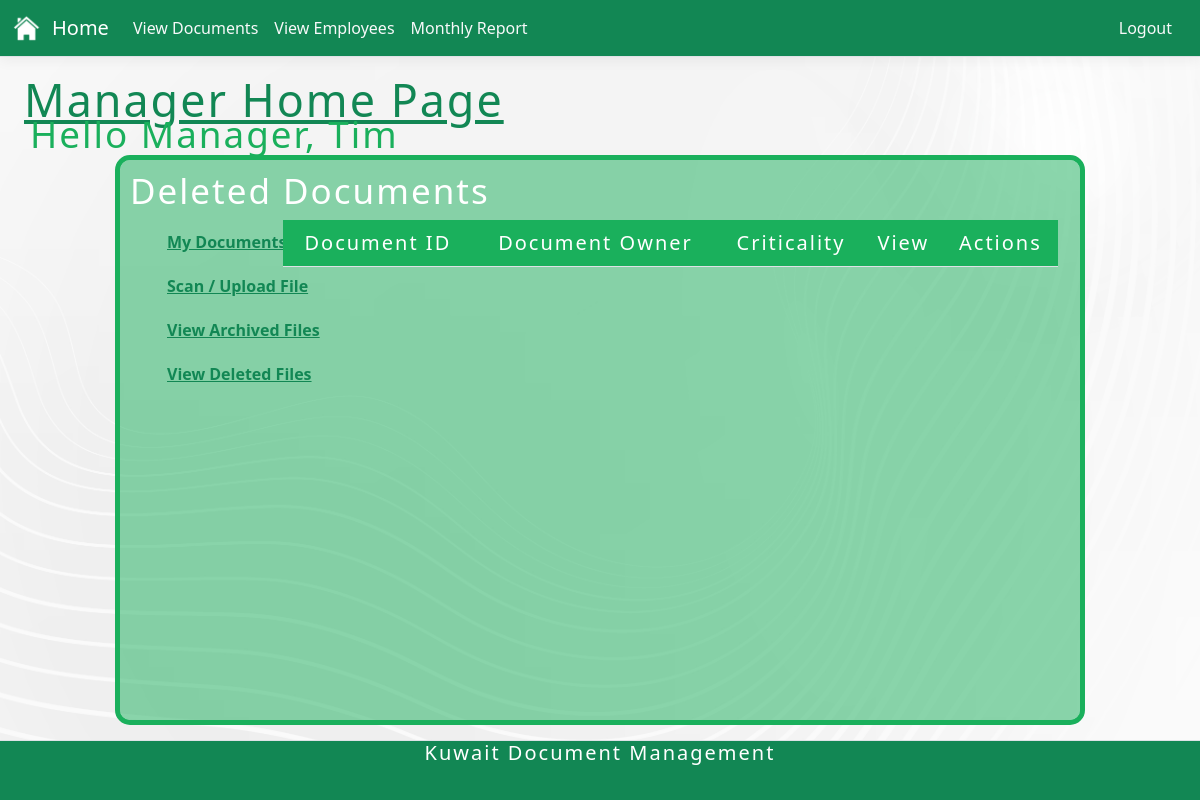
The app's page /Group31/managerDel.php (signed in), older data.
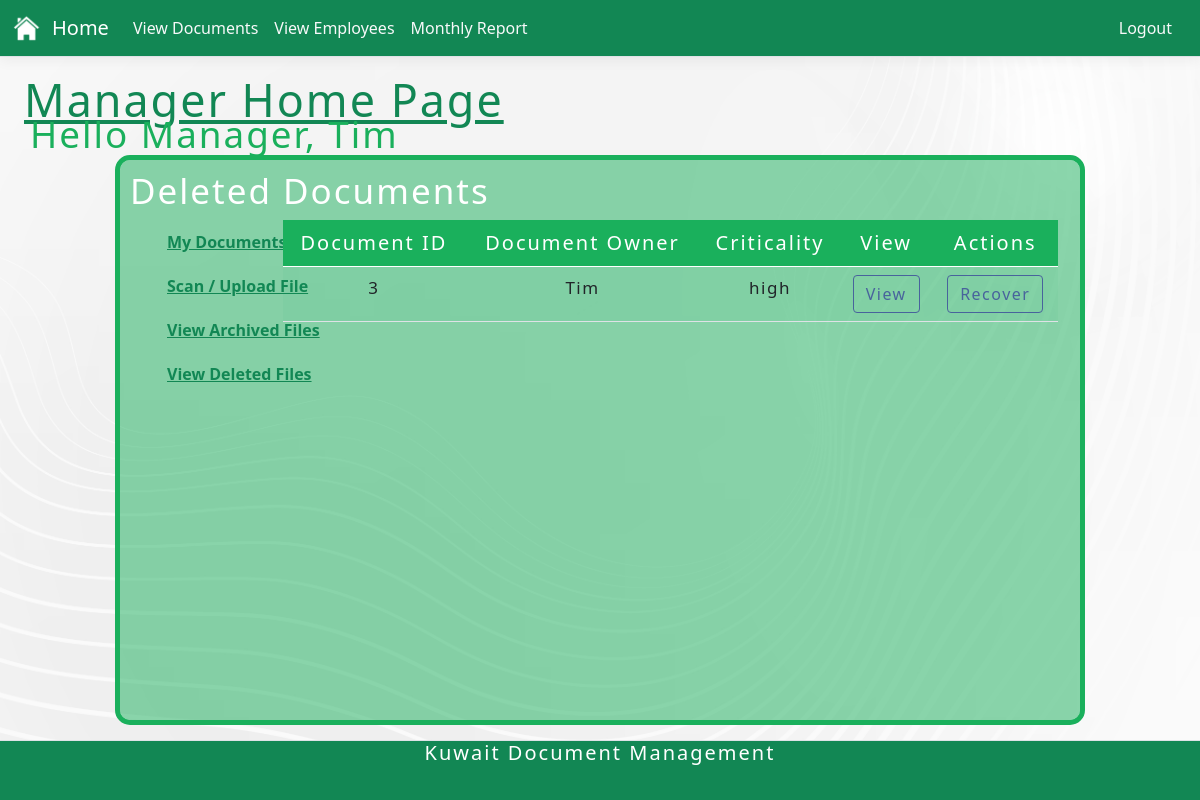
The same page, newer data.
### tables this page shows
CREATE TABLE "documents" (
	"docID"	INTEGER NOT NULL,
	"owner"	TEXT NOT NULL,
	"criticality"	TEXT NOT NULL,
	"viewers"	INTEGER,
	"archive"	TEXT,
	"deleted"	TEXT,
	PRIMARY KEY("docID")
);

### Group31/managerDel.php (the view, shortened to what this page needs)
<?php require("managerNAV.php");
$name = $_SESSION['name'];
function getDoc (){
    $db = new SQLITE3('..\\Database\\Kuwaitt.db');
    $sql = "SELECT * FROM documents WHERE deleted = 'yes'";
    $stmt = $db->prepare($sql);
    $stmt->bindParam(':id', $_SESSION['id'] , SQLITE3_TEXT);
    $result = $stmt->execute();
    while ($row = $result->fetchArray()){
        $arrayResult [] = $row;
    }
    return $arrayResult;
}
$document = getDoc();
?>
<!DOCTYPE html>
<html lang="en">
<head>
</head>
<body>
    <h1 class="pagefont"><u>Manager Home Page</u></h1>
    <h2 class="greetingUser">Hello Manager, <?php echo $name ?></h2>
    <nav class="box3">
        <h2 class="documentfont">Deleted Documents</h2>
        <div class="column1">
            <ul>
                <li><a class="sideBarfont" href="managerIndex.php"><b>My Documents</b></a></li>
                <li><a class="sideBarfont" href="managerUpload.php"><b>Scan / Upload File</b></a></li>
                <li><a class="sideBarfont" href="managerArch.php"><b>View Archived Files</b></a></li>
                <li><a class="sideBarfont" href="managerDel.php"><b>View Deleted Files</b></a></li>
            </ul>
        </div>
        <div class="row">
            <div class="col">
                <table class="table table-hover">
                    <thead class="theadColour">
                        <td style="text-align: center;">Document ID</td>
                        <td style="text-align: center;">Document Owner</td>
                        <td style="text-align: center;">Criticality</td>
                        <td style="text-align: center;">View</td>
                        <td style="text-align: center;">Actions</td>
                    </thead>
                    <?php
                    for ($i = 0; $i < count($document); $i++) :
                    ?>
                        <tr>
                            <td class="tbContents"><?php echo $document[$i]['docID'] ?></td>
                            <td class="tbContents"><?php echo $document[$i]['owner'] ?></td>
                            <td class="tbContents"><?php echo $document[$i]['criticality'] ?></td>
                            <td class="tbContents"><a href="adminViewdoc.php?uid=<?php echo $document[$i]['docID']; ?>" class="btn btn-action">View</a></td>
                            <td class="tbContents"><a href="recover.php?uid=<?php echo $document[$i]['docID']; ?>" class="btn btn-action">Recover</a></td>
                        </tr>
                    <?php endfor; ?>
                </table>
            </div>
        </div>
    </nav>
</body>
</html>
<?php require("footer.php"); ?>

Row changes from the older to the newer data that the page shows:
added documents: docID "3", owner "Tim", criticality "high"
